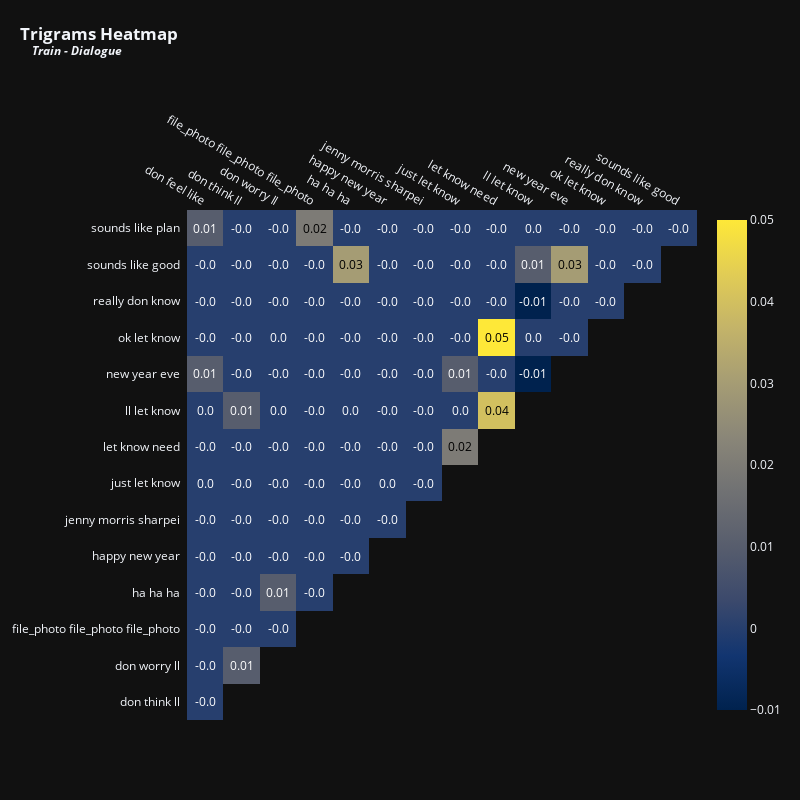

This figure's notebook cell:
### Code cell
vectorizer = TfidfVectorizer(max_features = 15,stop_words = 'english',ngram_range = (3,3)) # Top 15 terms
x = vectorizer.fit_transform(train['dialogue'].fillna(''))
df_tfidfvect = pd.DataFrame(x.toarray(), columns=vectorizer.get_feature_names_out())
plot_correlation(df_tfidfvect, 'Trigrams', 'Train - Dialogue', 800, 800, 12)

### Figure 1 — Plotly figure (JSON) as saved in the notebook; plotly's stock layout.template omitted (floating-point values rounded to 4 significant figures)
{"data": [{"colorscale": [[0, "#00224e"], [0.1111, "#123570"], [0.2222, "#3b496c"], [0.3333, "#575d6d"], [0.4444, "#707173"], [0.5556, "#8a8678"], [0.6667, "#a59c74"], [0.7778, "#c3b369"], [0.8889, "#e1cc55"], [1, "#fee838"]], "reversescale": false, "showscale": false, "x": ["don feel like", "don think ll", "don worry ll", "file_photo file_photo file_photo", "ha ha ha", "happy new year", "jenny morris sharpei", "just let know", "let know need", "ll let know", "new year eve", "ok let know", "really don know", "sounds like good"], "y": ["sounds like plan", "sounds like good", "really don know", "ok let know", "new year eve", "ll let know", "let know need", "just let know", "jenny morris sharpei", "happy new year", "ha ha ha", "file_photo file_photo file_photo", "don worry ll", "don think ll"], "z": [[0.01, 0, 0, 0.02, 0, 0, 0, 0, 0, 0, 0, 0, 0, 0], [0, 0, 0, 0, 0.03, 0, 0, 0, 0, 0.01, 0.03, 0, 0], [0, 0, 0, 0, 0, 0, 0, 0, 0, -0.01, 0, 0], [0, 0, 0, 0, 0, 0, 0, 0, 0.05, 0, 0], [0.01, 0, 0, 0, 0, 0, 0, 0.01, 0, -0.01], [0, 0.01, 0, 0, 0, 0, 0, 0, 0.04], [0, 0, 0, 0, 0, 0, 0, 0.02], [0, 0, 0, 0, 0, 0, 0], [0, 0, 0, 0, 0, 0], [0, 0, 0, 0, 0], [0, 0, 0.01, 0], [0, 0, 0], [0, 0.01], [0]], "type": "heatmap"}, {"colorscale": [[0, "#00224e"], [0.1111, "#123570"], [0.2222, "#3b496c"], [0.3333, "#575d6d"], [0.4444, "#707173"], [0.5556, "#8a8678"], [0.6667, "#a59c74"], [0.7778, "#c3b369"], [0.8889, "#e1cc55"], [1, "#fee838"]], "showscale": true, "visible": true, "z": [[0.01, 0, 0, 0.02, 0, 0, 0, 0, 0, 0, 0, 0, 0, 0], [0, 0, 0, 0, 0.03, 0, 0, 0, 0, 0.01, 0.03, 0, 0], [0, 0, 0, 0, 0, 0, 0, 0, 0, -0.01, 0, 0], [0, 0, 0, 0, 0, 0, 0, 0, 0.05, 0, 0], [0.01, 0, 0, 0, 0, 0, 0, 0.01, 0, -0.01], [0, 0.01, 0, 0, 0, 0, 0, 0, 0.04], [0, 0, 0, 0, 0, 0, 0, 0.02], [0, 0, 0, 0, 0, 0, 0], [0, 0, 0, 0, 0, 0], [0, 0, 0, 0, 0], [0, 0, 0.01, 0], [0, 0, 0], [0, 0.01], [0]], "type": "heatmap"}], "layout": {"annotations": [{"font": {"color": "#FFFFFF", "size": 12}, "showarrow": false, "text": "0.01", "x": "don feel like", "xref": "x", "y": "sounds like plan", "yref": "y"}, {"font": {"color": "#FFFFFF", "size": 12}, "showarrow": false, "text": "-0.0", "x": "don think ll", "xref": "x", "y": "sounds like plan", "yref": "y"}, {"font": {"color": "#FFFFFF", "size": 12}, "showarrow": false, "text": "-0.0", "x": "don worry ll", "xref": "x", "y": "sounds like plan", "yref": "y"}, {"font": {"color": "#000000", "size": 12}, "showarrow": false, "text": "0.02", "x": "file_photo file_photo file_photo", "xref": "x", "y": "sounds like plan", "yref": "y"}, {"font": {"color": "#FFFFFF", "size": 12}, "showarrow": false, "text": "-0.0", "x": "ha ha ha", "xref": "x", "y": "sounds like plan", "yref": "y"}, {"font": {"color": "#FFFFFF", "size": 12}, "showarrow": false, "text": "-0.0", "x": "happy new year", "xref": "x", "y": "sounds like plan", "yref": "y"}, {"font": {"color": "#FFFFFF", "size": 12}, "showarrow": false, "text": "-0.0", "x": "jenny morris sharpei", "xref": "x", "y": "sounds like plan", "yref": "y"}, {"font": {"color": "#FFFFFF", "size": 12}, "showarrow": false, "text": "-0.0", "x": "just let know", "xref": "x", "y": "sounds like plan", "yref": "y"}, {"font": {"color": "#FFFFFF", "size": 12}, "showarrow": false, "text": "-0.0", "x": "let know need", "xref": "x", "y": "sounds like plan", "yref": "y"}, {"font": {"color": "#FFFFFF", "size": 12}, "showarrow": false, "text": "0.0", "x": "ll let know", "xref": "x", "y": "sounds like plan", "yref": "y"}, {"font": {"color": "#FFFFFF", "size": 12}, "showarrow": false, "text": "-0.0", "x": "new year eve", "xref": "x", "y": "sounds like plan", "yref": "y"}, {"font": {"color": "#FFFFFF", "size": 12}, "showarrow": false, "text": "-0.0", "x": "ok let know", "xref": "x", "y": "sounds like plan", "yref": "y"}, {"font": {"color": "#FFFFFF", "size": 12}, "showarrow": false, "text": "-0.0", "x": "really don know", "xref": "x", "y": "sounds like plan", "yref": "y"}, {"font": {"color": "#FFFFFF", "size": 12}, "showarrow": false, "text": "-0.0", "x": "sounds like good", "xref": "x", "y": "sounds like plan", "yref": "y"}, {"font": {"color": "#FFFFFF", "size": 12}, "showarrow": false, "text": "-0.0", "x": "don feel like", "xref": "x", "y": "sounds like good", "yref": "y"}, {"font": {"color": "#FFFFFF", "size": 12}, "showarrow": false, "text": "-0.0", "x": "don think ll", "xref": "x", "y": "sounds like good", "yref": "y"}, {"font": {"color": "#FFFFFF", "size": 12}, "showarrow": false, "text": "-0.0", "x": "don worry ll", "xref": "x", "y": "sounds like good", "yref": "y"}, {"font": {"color": "#FFFFFF", "size": 12}, "showarrow": false, "text": "-0.0", "x": "file_photo file_photo file_photo", "xref": "x", "y": "sounds like good", "yref": "y"}, {"font": {"color": "#000000", "size": 12}, "showarrow": false, "text": "0.03", "x": "ha ha ha", "xref": "x", "y": "sounds like good", "yref": "y"}, {"font": {"color": "#FFFFFF", "size": 12}, "showarrow": false, "text": "-0.0", "x": "happy new year", "xref": "x", "y": "sounds like good", "yref": "y"}, {"font": {"color": "#FFFFFF", "size": 12}, "showarrow": false, "text": "-0.0", "x": "jenny morris sharpei", "xref": "x", "y": "sounds like good", "yref": "y"}, {"font": {"color": "#FFFFFF", "size": 12}, "showarrow": false, "text": "-0.0", "x": "just let know", "xref": "x", "y": "sounds like good", "yref": "y"}, {"font": {"color": "#FFFFFF", "size": 12}, "showarrow": false, "text": "-0.0", "x": "let know need", "xref": "x", "y": "sounds like good", "yref": "y"}, {"font": {"color": "#FFFFFF", "size": 12}, "showarrow": false, "text": "0.01", "x": "ll let know", "xref": "x", "y": "sounds like good", "yref": "y"}, {"font": {"color": "#000000", "size": 12}, "showarrow": false, "text": "0.03", "x": "new year eve", "xref": "x", "y": "sounds like good", "yref": "y"}, {"font": {"color": "#FFFFFF", "size": 12}, "showarrow": false, "text": "-0.0", "x": "ok let know", "xref": "x", "y": "sounds like good", "yref": "y"}, {"font": {"color": "#FFFFFF", "size": 12}, "showarrow": false, "text": "-0.0", "x": "really don know", "xref": "x", "y": "sounds like good", "yref": "y"}, {"font": {"color": "#FFFFFF", "size": 12}, "showarrow": false, "text": "-0.0", "x": "don feel like", "xref": "x", "y": "really don know", "yref": "y"}, {"font": {"color": "#FFFFFF", "size": 12}, "showarrow": false, "text": "-0.0", "x": "don think ll", "xref": "x", "y": "really don know", "yref": "y"}, {"font": {"color": "#FFFFFF", "size": 12}, "showarrow": false, "text": "-0.0", "x": "don worry ll", "xref": "x", "y": "really don know", "yref": "y"}, {"font": {"color": "#FFFFFF", "size": 12}, "showarrow": false, "text": "-0.0", "x": "file_photo file_photo file_photo", "xref": "x", "y": "really don know", "yref": "y"}, {"font": {"color": "#FFFFFF", "size": 12}, "showarrow": false, "text": "-0.0", "x": "ha ha ha", "xref": "x", "y": "really don know", "yref": "y"}, {"font": {"color": "#FFFFFF", "size": 12}, "showarrow": false, "text": "-0.0", "x": "happy new year", "xref": "x", "y": "really don know", "yref": "y"}, {"font": {"color": "#FFFFFF", "size": 12}, "showarrow": false, "text": "-0.0", "x": "jenny morris sharpei", "xref": "x", "y": "really don know", "yref": "y"}, {"font": {"color": "#FFFFFF", "size": 12}, "showarrow": false, "text": "-0.0", "x": "just let know", "xref": "x", "y": "really don know", "yref": "y"}, {"font": {"color": "#FFFFFF", "size": 12}, "showarrow": false, "text": "-0.0", "x": "let know need", "xref": "x", "y": "really don know", "yref": "y"}, {"font": {"color": "#FFFFFF", "size": 12}, "showarrow": false, "text": "-0.01", "x": "ll let know", "xref": "x", "y": "really don know", "yref": "y"}, {"font": {"color": "#FFFFFF", "size": 12}, "showarrow": false, "text": "-0.0", "x": "new year eve", "xref": "x", "y": "really don know", "yref": "y"}, {"font": {"color": "#FFFFFF", "size": 12}, "showarrow": false, "text": "-0.0", "x": "ok let know", "xref": "x", "y": "really don know", "yref": "y"}, {"font": {"color": "#FFFFFF", "size": 12}, "showarrow": false, "text": "-0.0", "x": "don feel like", "xref": "x", "y": "ok let know", "yref": "y"}, {"font": {"color": "#FFFFFF", "size": 12}, "showarrow": false, "text": "-0.0", "x": "don think ll", "xref": "x", "y": "ok let know", "yref": "y"}, {"font": {"color": "#FFFFFF", "size": 12}, "showarrow": false, "text": "0.0", "x": "don worry ll", "xref": "x", "y": "ok let know", "yref": "y"}, {"font": {"color": "#FFFFFF", "size": 12}, "showarrow": false, "text": "-0.0", "x": "file_photo file_photo file_photo", "xref": "x", "y": "ok let know", "yref": "y"}, {"font": {"color": "#FFFFFF", "size": 12}, "showarrow": false, "text": "-0.0", "x": "ha ha ha", "xref": "x", "y": "ok let know", "yref": "y"}, {"font": {"color": "#FFFFFF", "size": 12}, "showarrow": false, "text": "-0.0", "x": "happy new year", "xref": "x", "y": "ok let know", "yref": "y"}, {"font": {"color": "#FFFFFF", "size": 12}, "showarrow": false, "text": "-0.0", "x": "jenny morris sharpei", "xref": "x", "y": "ok let know", "yref": "y"}, {"font": {"color": "#FFFFFF", "size": 12}, "showarrow": false, "text": "-0.0", "x": "just let know", "xref": "x", "y": "ok let know", "yref": "y"}, {"font": {"color": "#000000", "size": 12}, "showarrow": false, "text": "0.05", "x": "let know need", "xref": "x", "y": "ok let know", "yref": "y"}, {"font": {"color": "#FFFFFF", "size": 12}, "showarrow": false, "text": "0.0", "x": "ll let know", "xref": "x", "y": "ok let know", "yref": "y"}, {"font": {"color": "#FFFFFF", "size": 12}, "showarrow": false, "text": "-0.0", "x": "new year eve", "xref": "x", "y": "ok let know", "yref": "y"}, {"font": {"color": "#FFFFFF", "size": 12}, "showarrow": false, "text": "0.01", "x": "don feel like", "xref": "x", "y": "new year eve", "yref": "y"}, {"font": {"color": "#FFFFFF", "size": 12}, "showarrow": false, "text": "-0.0", "x": "don think ll", "xref": "x", "y": "new year eve", "yref": "y"}, {"font": {"color": "#FFFFFF", "size": 12}, "showarrow": false, "text": "-0.0", "x": "don worry ll", "xref": "x", "y": "new year eve", "yref": "y"}, {"font": {"color": "#FFFFFF", "size": 12}, "showarrow": false, "text": "-0.0", "x": "file_photo file_photo file_photo", "xref": "x", "y": "new year eve", "yref": "y"}, {"font": {"color": "#FFFFFF", "size": 12}, "showarrow": false, "text": "-0.0", "x": "ha ha ha", "xref": "x", "y": "new year eve", "yref": "y"}, {"font": {"color": "#FFFFFF", "size": 12}, "showarrow": false, "text": "-0.0", "x": "happy new year", "xref": "x", "y": "new year eve", "yref": "y"}, {"font": {"color": "#FFFFFF", "size": 12}, "showarrow": false, "text": "-0.0", "x": "jenny morris sharpei", "xref": "x", "y": "new year eve", "yref": "y"}, {"font": {"color": "#FFFFFF", "size": 12}, "showarrow": false, "text": "0.01", "x": "just let know", "xref": "x", "y": "new year eve", "yref": "y"}, {"font": {"color": "#FFFFFF", "size": 12}, "showarrow": false, "text": "-0.0", "x": "let know need", "xref": "x", "y": "new year eve", "yref": "y"}, {"font": {"color": "#FFFFFF", "size": 12}, "showarrow": false, "text": "-0.01", "x": "ll let know", "xref": "x", "y": "new year eve", "yref": "y"}, {"font": {"color": "#FFFFFF", "size": 12}, "showarrow": false, "text": "0.0", "x": "don feel like", "xref": "x", "y": "ll let know", "yref": "y"}, {"font": {"color": "#FFFFFF", "size": 12}, "showarrow": false, "text": "0.01", "x": "don think ll", "xref": "x", "y": "ll let know", "yref": "y"}, {"font": {"color": "#FFFFFF", "size": 12}, "showarrow": false, "text": "0.0", "x": "don worry ll", "xref": "x", "y": "ll let know", "yref": "y"}, {"font": {"color": "#FFFFFF", "size": 12}, "showarrow": false, "text": "-0.0", "x": "file_photo file_photo file_photo", "xref": "x", "y": "ll let know", "yref": "y"}, {"font": {"color": "#FFFFFF", "size": 12}, "showarrow": false, "text": "0.0", "x": "ha ha ha", "xref": "x", "y": "ll let know", "yref": "y"}, {"font": {"color": "#FFFFFF", "size": 12}, "showarrow": false, "text": "-0.0", "x": "happy new year", "xref": "x", "y": "ll let know", "yref": "y"}, {"font": {"color": "#FFFFFF", "size": 12}, "showarrow": false, "text": "-0.0", "x": "jenny morris sharpei", "xref": "x", "y": "ll let know", "yref": "y"}, {"font": {"color": "#FFFFFF", "size": 12}, "showarrow": false, "text": "0.0", "x": "just let know", "xref": "x", "y": "ll let know", "yref": "y"}, {"font": {"color": "#000000", "size": 12}, "showarrow": false, "text": "0.04", "x": "let know need", "xref": "x", "y": "ll let know", "yref": "y"}, {"font": {"color": "#FFFFFF", "size": 12}, "showarrow": false, "text": "-0.0", "x": "don feel like", "xref": "x", "y": "let know need", "yref": "y"}, {"font": {"color": "#FFFFFF", "size": 12}, "showarrow": false, "text": "-0.0", "x": "don think ll", "xref": "x", "y": "let know need", "yref": "y"}, {"font": {"color": "#FFFFFF", "size": 12}, "showarrow": false, "text": "-0.0", "x": "don worry ll", "xref": "x", "y": "let know need", "yref": "y"}, {"font": {"color": "#FFFFFF", "size": 12}, "showarrow": false, "text": "-0.0", "x": "file_photo file_photo file_photo", "xref": "x", "y": "let know need", "yref": "y"}, {"font": {"color": "#FFFFFF", "size": 12}, "showarrow": false, "text": "-0.0", "x": "ha ha ha", "xref": "x", "y": "let know need", "yref": "y"}, {"font": {"color": "#FFFFFF", "size": 12}, "showarrow": false, "text": "-0.0", "x": "happy new year", "xref": "x", "y": "let know need", "yref": "y"}, {"font": {"color": "#FFFFFF", "size": 12}, "showarrow": false, "text": "-0.0", "x": "jenny morris sharpei", "xref": "x", "y": "let know need", "yref": "y"}, {"font": {"color": "#000000", "size": 12}, "showarrow": false, "text": "0.02", "x": "just let know", "xref": "x", "y": "let know need", "yref": "y"}, {"font": {"color": "#FFFFFF", "size": 12}, "showarrow": false, "text": "0.0", "x": "don feel like", "xref": "x", "y": "just let know", "yref": "y"}, {"font": {"color": "#FFFFFF", "size": 12}, "showarrow": false, "text": "-0.0", "x": "don think ll", "xref": "x", "y": "just let know", "yref": "y"}, {"font": {"color": "#FFFFFF", "size": 12}, "showarrow": false, "text": "-0.0", "x": "don worry ll", "xref": "x", "y": "just let know", "yref": "y"}, {"font": {"color": "#FFFFFF", "size": 12}, "showarrow": false, "text": "-0.0", "x": "file_photo file_photo file_photo", "xref": "x", "y": "just let know", "yref": "y"}, {"font": {"color": "#FFFFFF", "size": 12}, "showarrow": false, "text": "-0.0", "x": "ha ha ha", "xref": "x", "y": "just let know", "yref": "y"}, {"font": {"color": "#FFFFFF", "size": 12}, "showarrow": false, "text": "0.0", "x": "happy new year", "xref": "x", "y": "just let know", "yref": "y"}, {"font": {"color": "#FFFFFF", "size": 12}, "showarrow": false, "text": "-0.0", "x": "jenny morris sharpei", "xref": "x", "y": "just let know", "yref": "y"}, {"font": {"color": "#FFFFFF", "size": 12}, "showarrow": false, "text": "-0.0", "x": "don feel like", "xref": "x", "y": "jenny morris sharpei", "yref": "y"}, {"font": {"color": "#FFFFFF", "size": 12}, "showarrow": false, "text": "-0.0", "x": "don think ll", "xref": "x", "y": "jenny morris sharpei", "yref": "y"}, {"font": {"color": "#FFFFFF", "size": 12}, "showarrow": false, "text": "-0.0", "x": "don worry ll", "xref": "x", "y": "jenny morris sharpei", "yref": "y"}, {"font": {"color": "#FFFFFF", "size": 12}, "showarrow": false, "text": "-0.0", "x": "file_photo file_photo file_photo", "xref": "x", "y": "jenny morris sharpei", "yref": "y"}, {"font": {"color": "#FFFFFF", "size": 12}, "showarrow": false, "text": "-0.0", "x": "ha ha ha", "xref": "x", "y": "jenny morris sharpei", "yref": "y"}, {"font": {"color": "#FFFFFF", "size": 12}, "showarrow": false, "text": "-0.0", "x": "happy new year", "xref": "x", "y": "jenny morris sharpei", "yref": "y"}, {"font": {"color": "#FFFFFF", "size": 12}, "showarrow": false, "text": "-0.0", "x": "don feel like", "xref": "x", "y": "happy new year", "yref": "y"}, {"font": {"color": "#FFFFFF", "size": 12}, "showarrow": false, "text": "-0.0", "x": "don think ll", "xref": "x", "y": "happy new year", "yref": "y"}, {"font": {"color": "#FFFFFF", "size": 12}, "showarrow": false, "text": "-0.0", "x": "don worry ll", "xref": "x", "y": "happy new year", "yref": "y"}, {"font": {"color": "#FFFFFF", "size": 12}, "showarrow": false, "text": "-0.0", "x": "file_photo file_photo file_photo", "xref": "x", "y": "happy new year", "yref": "y"}, {"font": {"color": "#FFFFFF", "size": 12}, "showarrow": false, "text": "-0.0", "x": "ha ha ha", "xref": "x", "y": "happy new year", "yref": "y"}, {"font": {"color": "#FFFFFF", "size": 12}, "showarrow": false, "text": "-0.0", "x": "don feel like", "xref": "x", "y": "ha ha ha", "yref": "y"}, {"font": {"color": "#FFFFFF", "size": 12}, "showarrow": false, "text": "-0.0", "x": "don think ll", "xref": "x", "y": "ha ha ha", "yref": "y"}, {"font": {"color": "#FFFFFF", "size": 12}, "showarrow": false, "text": "0.01", "x": "don worry ll", "xref": "x", "y": "ha ha ha", "yref": "y"}, {"font": {"color": "#FFFFFF", "size": 12}, "showarrow": false, "text": "-0.0", "x": "file_photo file_photo file_photo", "xref": "x", "y": "ha ha ha", "yref": "y"}, {"font": {"color": "#FFFFFF", "size": 12}, "showarrow": false, "text": "-0.0", "x": "don feel like", "xref": "x", "y": "file_photo file_photo file_photo", "yref": "y"}, {"font": {"color": "#FFFFFF", "size": 12}, "showarrow": false, "text": "-0.0", "x": "don think ll", "xref": "x", "y": "file_photo file_photo file_photo", "yref": "y"}, {"font": {"color": "#FFFFFF", "size": 12}, "showarrow": false, "text": "-0.0", "x": "don worry ll", "xref": "x", "y": "file_photo file_photo file_photo", "yref": "y"}, {"font": {"color": "#FFFFFF", "size": 12}, "showarrow": false, "text": "-0.0", "x": "don feel like", "xref": "x", "y": "don worry ll", "yref": "y"}, {"font": {"color": "#FFFFFF", "size": 12}, "showarrow": false, "text": "0.01", "x": "don think ll", "xref": "x", "y": "don worry ll", "yref": "y"}, {"font": {"color": "#FFFFFF", "size": 12}, "showarrow": false, "text": "-0.0", "x": "don feel like", "xref": "x", "y": "don think ll", "yref": "y"}], "xaxis": {"dtick": 1, "gridcolor": "rgb(0, 0, 0)", "side": "top", "ticks": "", "showgrid": false, "type": "category", "range": [-0.5, 13.5], "autorange": true}, "yaxis": {"dtick": 1, "ticks": "", "ticksuffix": "  ", "autorange": true, "showgrid": false, "type": "category", "range": [13.5, -0.5]}, "title": {"text": "<b>Trigrams Heatmap<br><sup>&nbsp;&nbsp;&nbsp;&nbsp;<i>Train - Dialogue</i></sup></b>", "x": 0.025, "xanchor": "left", "y": 0.95}, "margin": {"t": 210, "l": 110}, "height": 800, "width": 800}}
